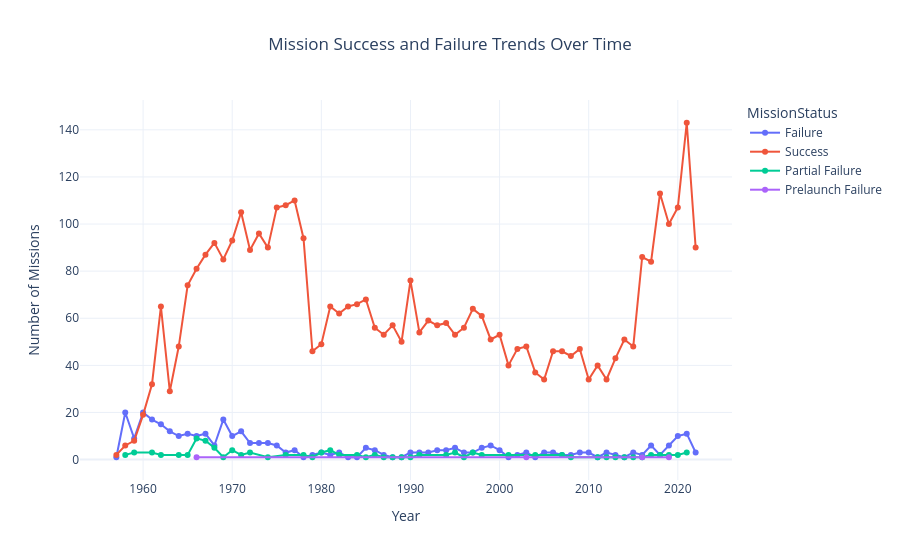

The notebook cell this image was saved under:
### Code cell
fig = px.line(
    mission_success,
    x="Year",
    y="Count",
    color="MissionStatus",
    markers=True,
    title="Mission Success and Failure Trends Over Time"
)

fig.update_layout(
    template="plotly_white",
    title_x=0.5,
    xaxis_title="Year",
    yaxis_title="Number of Missions"
)

fig.show()

### Figure 1 — Plotly figure (JSON) as saved in the notebook; plotly's stock layout.template omitted (floating-point values rounded to 4 significant figures)
{"data": [{"hovertemplate": "MissionStatus=Failure<br>Year=%{x}<br>Count=%{y}<extra></extra>", "legendgroup": "Failure", "line": {"color": "#636efa", "dash": "solid"}, "marker": {"symbol": "circle"}, "mode": "lines+markers", "name": "Failure", "orientation": "v", "showlegend": true, "type": "scatter", "x": [1957, 1958, 1959, 1960, 1961, 1962, 1963, 1964, 1965, 1966, 1967, 1968, 1969, 1970, 1971, 1972, 1973, 1974, 1975, 1976, 1977, 1978, 1979, 1980, 1981, 1982, 1983, 1984, 1985, 1986, 1987, 1988, 1989, 1990, 1991, 1992, 1993, 1994, 1995, 1996, 1997, 1998, 1999, 2000, 2001, 2002, 2003, 2004, 2005, 2006, 2007, 2008, 2009, 2010, 2011, 2012, 2013, 2014, 2015, 2016, 2017, 2018, 2019, 2020, 2021, 2022], "xaxis": "x", "y": [1, 20, 9, 20, 17, 15, 12, 10, 11, 10, 11, 6, 17, 10, 12, 7, 7, 7, 6, 3, 4, 1, 2, 3, 2, 3, 1, 1, 5, 4, 2, 1, 1, 3, 3, 3, 4, 4, 5, 3, 3, 5, 6, 4, 1, 2, 3, 1, 3, 3, 2, 2, 3, 3, 1, 3, 2, 1, 3, 2, 6, 2, 6, 10, 11, 3], "yaxis": "y"}, {"hovertemplate": "MissionStatus=Success<br>Year=%{x}<br>Count=%{y}<extra></extra>", "legendgroup": "Success", "line": {"color": "#EF553B", "dash": "solid"}, "marker": {"symbol": "circle"}, "mode": "lines+markers", "name": "Success", "orientation": "v", "showlegend": true, "type": "scatter", "x": [1957, 1958, 1959, 1960, 1961, 1962, 1963, 1964, 1965, 1966, 1967, 1968, 1969, 1970, 1971, 1972, 1973, 1974, 1975, 1976, 1977, 1978, 1979, 1980, 1981, 1982, 1983, 1984, 1985, 1986, 1987, 1988, 1989, 1990, 1991, 1992, 1993, 1994, 1995, 1996, 1997, 1998, 1999, 2000, 2001, 2002, 2003, 2004, 2005, 2006, 2007, 2008, 2009, 2010, 2011, 2012, 2013, 2014, 2015, 2016, 2017, 2018, 2019, 2020, 2021, 2022], "xaxis": "x", "y": [2, 6, 8, 19, 32, 65, 29, 48, 74, 81, 87, 92, 85, 93, 105, 89, 96, 90, 107, 108, 110, 94, 46, 49, 65, 62, 65, 66, 68, 56, 53, 57, 50, 76, 54, 59, 57, 58, 53, 56, 64, 61, 51, 53, 40, 47, 48, 37, 34, 46, 46, 44, 47, 34, 40, 34, 43, 51, 48, 86, 84, 113, 100, 107, 143, 90], "yaxis": "y"}, {"hovertemplate": "MissionStatus=Partial Failure<br>Year=%{x}<br>Count=%{y}<extra></extra>", "legendgroup": "Partial Failure", "line": {"color": "#00cc96", "dash": "solid"}, "marker": {"symbol": "circle"}, "mode": "lines+markers", "name": "Partial Failure", "orientation": "v", "showlegend": true, "type": "scatter", "x": [1958, 1959, 1961, 1962, 1964, 1965, 1966, 1967, 1968, 1969, 1970, 1971, 1972, 1974, 1976, 1978, 1979, 1980, 1981, 1982, 1984, 1985, 1986, 1987, 1988, 1989, 1990, 1991, 1994, 1995, 1996, 1997, 1998, 2001, 2004, 2007, 2008, 2011, 2012, 2013, 2014, 2015, 2016, 2017, 2018, 2019, 2020, 2021], "xaxis": "x", "y": [2, 3, 3, 2, 2, 2, 9, 8, 5, 1, 4, 2, 3, 1, 2, 2, 1, 3, 4, 2, 2, 1, 2, 1, 1, 1, 1, 2, 2, 3, 1, 3, 2, 2, 2, 2, 1, 1, 1, 1, 1, 1, 1, 2, 2, 2, 2, 3], "yaxis": "y"}, {"hovertemplate": "MissionStatus=Prelaunch Failure<br>Year=%{x}<br>Count=%{y}<extra></extra>", "legendgroup": "Prelaunch Failure", "line": {"color": "#ab63fa", "dash": "solid"}, "marker": {"symbol": "circle"}, "mode": "lines+markers", "name": "Prelaunch Failure", "orientation": "v", "showlegend": true, "type": "scatter", "x": [1966, 2003, 2016, 2019], "xaxis": "x", "y": [1, 1, 1, 1], "yaxis": "y"}], "layout": {"legend": {"title": {"text": "MissionStatus"}, "tracegroupgap": 0}, "title": {"text": "Mission Success and Failure Trends Over Time", "x": 0.5}, "xaxis": {"anchor": "y", "domain": [0, 1], "title": {"text": "Year"}}, "yaxis": {"anchor": "x", "domain": [0, 1], "title": {"text": "Number of Missions"}}}}
